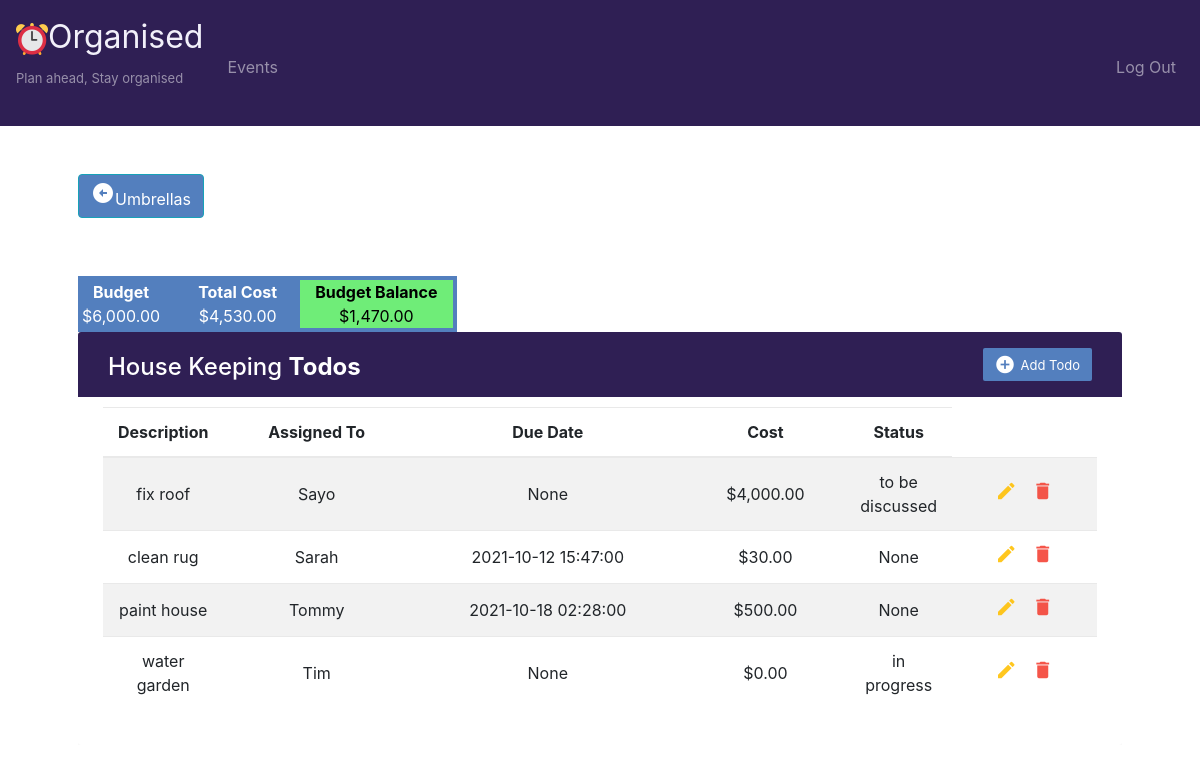
/todo?umbrella=1 (signed in), run on the app's committed database.
### application.py (models this page shows)
class Umbrellas(db.Model):
    PK = db.Column(db.Integer, primary_key=True)
    description = db.Column(db.String(50))
    title = db.Column(db.String(50))
    budget = db.Column(db.Float)
    date_created = db.Column(db.DateTime, default=datetime.now)
    eventsid = db.Column(db.Integer)

class Todos(db.Model):
    PK = db.Column(db.Integer, primary_key=True)
    description = db.Column(db.String(50))
    assigned_to = db.Column(db.String(50))
    cost = db.Column(db.Float)
    status = db.Column(db.String(50))
    due_date = db.Column(db.DateTime)
    date_created = db.Column(db.DateTime, default=datetime.now)
    umbrellasid = db.Column(db.Integer)

### application.py (the view)
@app.route("/todo", methods=["GET", "POST"])
@login_required
def todo():
    if not request.args.get("umbrella"):
        return redirect("/")
    umbrellaID = request.args.get("umbrella")
    umbrella=Umbrellas.query.filter_by(PK=umbrellaID).first()
    if not umbrella:
        return redirect("/")
    event=Events.query.filter_by(PK=umbrella.eventsid, userid=session["user_id"]).first()
    if not event:
        return redirect("/")
    if request.method == "POST":
        if request.form.get("event")=="add":
            item = Todos(description=request.form.get("description"), assigned_to=request.form.get("assigned_to"), cost=request.form.get("cost"),
            status=request.form.get("status"), umbrellasid=umbrellaID)
            if request.form.get("due_date"):
                    item.due_date=datetime.strptime(request.form.get("due_date"), '%Y-%m-%dT%H:%M')
            db.session.add(item)
            db.session.commit()
            flash("Todo added Successfully")
        elif request.form.get("event")=="edit":
            update_todo = Todos.query.get(request.form.get('PK'))
            if not request.form.get("PK") or not update_todo:
                return "Record not found"
            else:
                update_todo.description=request.form.get("description")
                update_todo.assigned_to=request.form.get("assigned_to")
                update_todo.cost=request.form.get("cost")
                update_todo.status=request.form.get("status")
                if update_todo.due_date:
                    update_todo.due_date=datetime.strptime(request.form.get("due_date"), '%Y-%m-%dT%H:%M')
                if not update_todo.cost:
                    update_todo.cost = 0
                db.session.commit()
                flash("Todo Updated Successfully")
        elif request.form.get("event")=="delete":
            if not request.form.get("PK"):
                return "Record not found"
            else:
                delete_todo = Todos.query.get(request.form.get('PK'))
                db.session.delete(delete_todo)
                db.session.commit()
                flash("Todo Deleted Successfully")
        todos = Todos.query.filter_by(umbrellasid=umbrellaID).all()
        return render_template("todo.html", todos=todos, umbrella=umbrella)
    else:
        todos = Todos.query.filter_by(umbrellasid=umbrellaID).all()
        return render_template("todo.html", todos=todos, umbrella=umbrella)

### application.py (called while the page is built)
@app.after_request
def after_request(response):
    response.headers["Cache-Control"] = "no-cache, no-store, must-revalidate"
    response.headers["Expires"] = 0
    response.headers["Pragma"] = "no-cache"
    return response

### helpers.py (called while the page is built)
def login_required(f):
    @wraps(f)
    def decorated_function(*args, **kwargs):
        if session.get("user_id") is None:
            return redirect("/login")
        return f(*args, **kwargs)
    return decorated_function

def usd(value):
    if value >= 0:
        return f"${value:,.2f}"
    else:
        return value

def datetime_format(value, format="%Y-%m-%dT%H:%M"):
    if not value:
        return value
    else:
        return value.strftime(format)

### templates/todo.html (shortened to what this page needs)
{% extends "layout.html" %}
{% block main %}
{% set totalcost = namespace(value=0) %}
{% for todo in todos %}
	{% set totalcost.value = totalcost.value + todo.cost %}
{%endfor%}
<div>
	<a href="/umbrella?event={{umbrella.eventsid}}" class="btn btn-info" style="float:left; background-color:#537fbe"><i class="material-icons"> arrow_circle_left</i><span>Umbrellas</span> </a>
</div>
<br> <br> <br>
<div class="container-xl">
	<div class="row">
	<div class="table-responsive">
		<div class="row">
			<div class="budget">
				<b>Budget</b>  <br>  {{umbrella.budget | usd}}
			</div>
			<div class="budget">
				<b>Total Cost</b> <br> {{totalcost.value | usd}}
			</div>
			{% if (umbrella.budget -totalcost.value) < 0 %}
			<div class="budget" style="background-color:red">
				<b>Budget Balance</b> <br> {{(umbrella.budget -totalcost.value)| usd}}
			</div>
			{% else %}
			<div class="budget" style="background-color:#6fed78; color:black">
				<b>Budget Balance</b> <br> {{(umbrella.budget -totalcost.value) | usd}}
			</div>
			{% endif %}
		</div>
		<div class="table-wrapper">
			<div class="table-title">
				<div class="row">
					<div class="col-sm-6">
					    <h2 class="header">{{umbrella.title}} <b>Todos</b></h2>
					</div>
					<div class="col-sm-6">
						<a href="#addTodoModal" class="btn btn-info" data-toggle="modal"><i class="material-icons">&#xE147;</i> <span>Add Todo</span></a>
					</div>
				</div>
			</div>
			<table class="table table-striped table-hover">
				<thead>
					<tr>
						<th>Description</th>
						<th>Assigned To</th>
						<th>Due Date</th>
						<th>Cost</th>
						<th>Status</th>
					</tr>
				</thead>
				<tbody>
				    {% for todo in todos %}
					<tr>
						<td>{{todo.description}}</td>
                        <td>{{todo.assigned_to}}</td>
                        <td>{{todo.due_date}}</td>
                        <td>{{todo.cost | usd}}</td>
                        <td>{{todo.status}}</td>
                        {% set totalcost.value = totalcost.value + todo.cost %}
						<td><a href="#editTodoModal{{todo.PK}}"  class="edit" data-toggle="modal"><i class="material-icons" data-toggle="tooltip" title="Edit">&#xE254;</i></a>
							<a href="#deleteTodoModal{{todo.PK}}" class="delete" data-toggle="modal"><i class="material-icons" data-toggle="tooltip" title="Delete">&#xE872;</i></a>
						</td>
					</tr>
					{%endfor%}
				</tbody>
			</table>
		</div>
	</div>
</div>
{% endblock %}

### templates/layout.html (shortened to what this page needs)
<!DOCTYPE html>
<html lang="en">
    <head>
        <link href="/static/styles.css" rel="stylesheet">
        <link rel="stylesheet" href="https://cdn.jsdelivr.net/npm/bootstrap@4.5.3/dist/css/bootstrap.min.css">
    </head>
    <body>
        <nav class="navbar navbar-expand-md navbar-dark">
            <a class="navbar-brand" href="/">
                <img title="logo" alt="logo" src="/static/favicon-32x32.png"><span class="white">Organised</span>
                <p style="font-size:13px;"><span class="navbar-text"> Plan ahead, Stay organised</span></p>
            </a>
            <div class="collapse navbar-collapse" id="navbar">
                {% if session.user_id %}
                    <ul class="navbar-nav mr-auto mt-2">
                        <li class="nav-item"><a class="nav-link" href="/">Events</a></li>
                    </ul>
                    <ul class="navbar-nav ml-auto mt-2">
                        <li class="nav-item"><a class="nav-link" href="/logout">Log Out</a></li>
                    </ul>
                {% else %}
                    <ul class="navbar-nav ml-auto mt-2">
                        <li class="nav-item"><a class="nav-link" href="/register">Register</a></li>
                        <li class="nav-item"><a class="nav-link" href="/login">Log In</a></li>
                    </ul>
                {% endif %}
            </div>
        </nav>
        <main class="container p-5">
            {% block main %}{% endblock %}
        </main>
    </body>
</html>

### static/styles.css (style rules this page uses)
.budget { border: 4px solid #537fbe; background-color:#537fbe; color: #fff; max-width: 40%; padding-right:15px; padding-left:15px; text-align: center; }
nav { background-color: #2f1f54; }
nav .navbar-brand { font-size: xx-large; }
nav .navbar-brand .white { color: #f2f0fa; }
main { overflow-x: auto; text-align: center; }
.header { float:left; }
.table-responsive { margin: 30px 0; }
.table-wrapper { background: #fff; padding: 20px 25px; border-radius: 3px; min-width: 1000px; box-shadow: 0 1px 1px rgba(0,0,0,.05); }
.table-title { padding-bottom: 15px; background: #2f1f54; color: #fff; padding: 16px 30px; min-width: 100%; margin: -20px -25px 10px; border-radius: 3px 3px 0 0; }
.table-title h2 { margin: 5px 0 0; font-size: 24px; }
.table-title .btn { color: #fff; float: right; font-size: 13px; border: none; min-width: 50px; border-radius: 2px; outline: none !important; margin-left: 10px; background-color: #537fbe; }
.table-title .btn i { float: left; font-size: 21px; margin-right: 5px; }
.table-title .btn span { float: left; margin-top: 2px; }
table.table tr th, table.table tr td { border-color: #e9e9e9; padding: 12px 15px; vertical-align: middle; }
table.table tr th:first-child { width: 60px; }
table.table tr th:last-child { width: 100px; }
.table-striped tbody tr:nth-of-type(odd) { background-color: #fcfcfc; }
table.table td:last-child i { opacity: 0.9; font-size: 22px; margin: 0 5px; }
table.table td a { font-weight: bold; color: #566787; display: inline-block; text-decoration: none; outline: none !important; }
table.table td .edit { color: #FFC107; }
table.table td .delete { color: #F44336; }
table.table td i { font-size: 19px; }

### data on the page
Umbrellas: budget "$6,000.00", (umbrella.budget-totalcost.value)|usd "$1,470.00", title "House Keeping"
Todos: description "fix roof", assigned_to "Sayo", due_date "None", cost "$4,000.00", status "to be discussed"
Todos: description "clean rug", assigned_to "Sarah", due_date "2021-10-12 15:47:00", cost "$30.00", status "None"
Todos: description "paint house", assigned_to "Tommy", due_date "2021-10-18 02:28:00", cost "$500.00", status "None"
Todos: description "water garden", assigned_to "Tim", due_date "None", cost "$0.00", status "in progress"

### other printed values
{{ totalcost.value | usd }} "$4,530.00"
